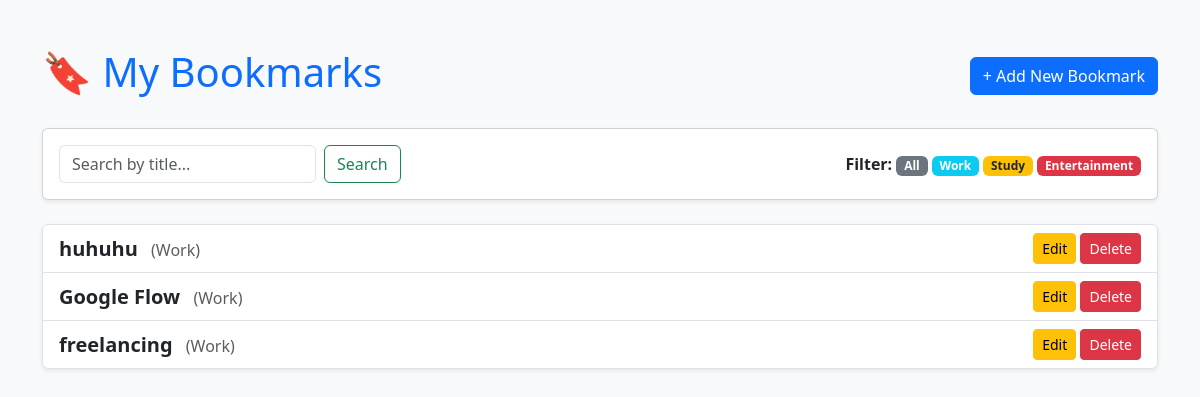
Page /bookmark/?category=work (signed in) on the committed database.
### manager/models.py (models this page shows, shortened)
class Bookmark(models.Model):
    CATEGORY_CHOICES = [
        ('work','Work'),
        ('study','Study'),
        ('entertainment','Entertainment'),
        ('other','Other')
    ]
    user = models.ForeignKey(User, on_delete=models.CASCADE, default=1)
    title = models.CharField(max_length=200)
    url = models.URLField()
    category = models.CharField(max_length=100, choices=CATEGORY_CHOICES, default='other')
    created_at = models.DateTimeField(auto_now_add=True)

### manager/views.py (the view)
# urls.py: path('bookmark/', manager_views.bookmark_list, name='bookmark_list'),
@login_required
def bookmark_list(request):
    items = Bookmark.objects.filter(user=request.user).order_by('-created_at')
    category = request.GET.get('category')
    if category:
        items = items.filter(category=category)
    query = request.GET.get('q')
    if query:
        items = items.filter(title__icontains=query)
    return render(request, 'manager/bookmark_list.html', {'items': items})

### manager/templates/manager/bookmark_list.html (shortened to what this page needs)
<!DOCTYPE html>
<html lang="en">
<head>
    <link href="https://cdn.jsdelivr.net/npm/bootstrap@5.3.0/dist/css/bootstrap.min.css" rel="stylesheet">
</head>
<body class="bg-light">
    <div class="container mt-5">
        <div class="d-flex justify-content-between align-items-center mb-4">
            <h1 class="text-primary">🔖 My Bookmarks</h1>
            <a href="{% url 'bookmark_create' %}" class="btn btn-primary">+ Add New Bookmark</a>
        </div>
        <div class="card shadow-sm mb-4">
            <div class="card-body d-flex justify-content-between align-items-center">
                <form method="get" class="d-flex">
                    <input type="text" name="q" class="form-control me-2" placeholder="Search by title...">
                    <button type="submit" class="btn btn-outline-success">Search</button>
                </form>
                <div>
                    <strong>Filter: </strong>
                    <a href="{% url 'bookmark_list' %}" class="badge bg-secondary text-decoration-none">All</a>
                    <a href="?category=work" class="badge bg-info text-decoration-none">Work</a>
                    <a href="?category=study" class="badge bg-warning text-dark text-decoration-none">Study</a>
                    <a href="?category=entertainment" class="badge bg-danger text-decoration-none">Entertainment</a>
                </div>
            </div>
        </div>
        <ul class="list-group shadow-sm">
            {% for item in items %}
                <li class="list-group-item d-flex justify-content-between align-items-center">
                    <div>
                        <a href="{{ item.url }}" target="_blank" class="text-decoration-none fw-bold text-dark fs-5">
                            {{ item.title }}
                        </a>
                        <span class="text-muted ms-2">({{ item.get_category_display }})</span>
                    </div>
                    <div>
                        <a href="{% url 'bookmark_update' item.pk %}" class="btn btn-sm btn-warning">Edit</a>
                        <a href="{% url 'bookmark_delete' item.pk %}" class="btn btn-sm btn-danger">Delete</a>
                    </div>
                </li>
            {% empty %}
                <li class="list-group-item text-center text-muted py-4">
                    No bookmarks found! Add some links.
                </li>
            {% endfor %}
        </ul>
    </div>
</body>
</html>

### rows in the picture
Bookmark: title "huhuhu", category "Work"
Bookmark: title "Google Flow", category "Work"
Bookmark: title "freelancing", category "Work"
